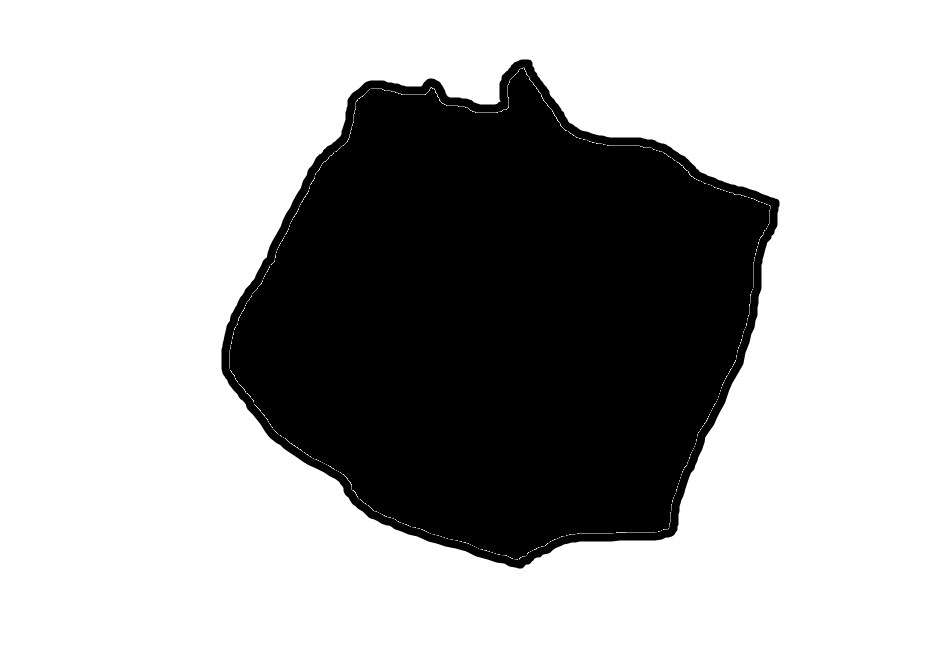
#> input picture data/img4.jpg, 941 x 648 px
$ python detect_corners.py
#> lines starting #> are read from the running program, lines starting #| are printed output that depends on the picture
#> in __read_image, image is the input picture: shape (648, 941, 3); min 0, max 255, mean 174.7
### boundary_operations.py
import math
import warnings
import numpy as np
from image_processing_error import BoundaryError


class BoundaryOperations:
    @staticmethod
    def get_min_bounding_rect(convexhull):
        if len(convexhull) < 4:
            raise BoundaryError("convexhull should have at least 4 points")
        else:
            convexhull = np.reshape(convexhull, (convexhull.shape[0], 2))

            # compute edges
            edges = np.subtract(convexhull[1:], convexhull[0:-1])

            # calculate angles
            angles = np.zeros(len(edges))
            for i in range(len(angles)):
                angles[i] = math.atan2(edges[i, 1], edges[i, 0])

            # get first quadrant angles
            angles = np.mod(angles, math.pi / 2)

            # get unique angles
            angles = np.unique(angles)

            rotations = np.vstack(
                [np.cos(angles), np.cos(angles - math.pi / 2), np.cos(angles + math.pi / 2), np.cos(angles)]).T
            rotations = rotations.reshape(-1, 2, 2)

            # rotate all points
            rot_points = np.dot(rotations, convexhull.T)

            # find border size and compute areas
            max_x = np.max(rot_points[:, 0], axis=1)
            min_x = np.min(rot_points[:, 0], axis=1)
            max_y = np.max(rot_points[:, 1], axis=1)
            min_y = np.min(rot_points[:, 1], axis=1)
            area = np.multiply(max_x - min_x, max_y - min_y)

            # get minimum area index
            min_area_index = np.argmin(area)

            x1 = max_x[min_area_index]
            x2 = min_x[min_area_index]
            y1 = max_y[min_area_index]
            y2 = min_y[min_area_index]
            r = rotations[min_area_index]

            bounding_box = np.zeros((4, 2))
            bounding_box[0] = np.dot([x1, y2], r)  # 2 1 0 3
            bounding_box[1] = np.dot([x2, y2], r)
            bounding_box[2] = np.dot([x2, y1], r)
            bounding_box[3] = np.dot([x1, y1], r)

            bounding_box = bounding_box.reshape((-1, 1, 2))
            return bounding_box

    @staticmethod
    def check_intersection(boundary, mask):
        # temp_mask_img = np.zeros(mask.shape).astype(np.uint8)  # for debugging
        # temp_mask_img[mask == 1] = 100

        if len(boundary) != 4:
            raise BoundaryError("must have four line segments")
        else:
            rows, cols = mask.shape
            # check and limit edges
            for i in range(len(boundary)):
                if boundary[i][0][0] > cols - 1:
                    boundary[i][0][0] = cols - 1
                elif boundary[i][0][0] < 0:
                    boundary[i][0][0] = 0

                if boundary[i][0][1] > rows - 1:
                    boundary[i][0][1] = rows - 1
                elif boundary[i][0][1] < 0:
                    boundary[i][0][1] = 0

            # cv2.polylines(temp_mask_img, boundary.astype(int), True, 255, 10, cv2.LINE_4)
            # cv2.imshow("intersection", temp_mask_img)

            line_equations = []
            for i in range(len(boundary)):
                j = i + 1
                if j == 4:
                    j = 0

                x0, y0 = boundary[i][0]
                x1, y1 = boundary[j][0]

                # check if vertical or horizontal line
                if abs(y1 - y0) < abs(x1 - x0):
                    if x0 > x1:  # line horizontal top, move down until intersection >= 0.7
                        ret = BoundaryOperations.adjust_horizontal_line(x1, y1, x0, y0, mask, False)
                    else:  # line horizontal bottom, move up until intersection >= 0.7
                        ret = BoundaryOperations.adjust_horizontal_line(x0, y0, x1, y1, mask, True)
                else:
                    if y0 > y1:  # line vertical right, move left until intersection >= 0.7
                        ret = BoundaryOperations.adjust_vertical_line(x1, y1, x0, y0, mask, False)
                    else:  # line vertical left, move right until intersection >= 0.7
                        ret = BoundaryOperations.adjust_vertical_line(x0, y0, x1, y1, mask, True)

                # cv2.line(temp_mask_img, ret[0].astype(int), ret[1].astype(int), 255, 4)
                # cv2.imshow("intersection", temp_mask_img)
                # cv2.waitKey(0)

                line_eq = BoundaryOperations.get_line_equation(ret[0], ret[1])  # returns m,c of y = mx + c
                line_equations.append(line_eq)

            new_boundary_points = []
            for i in range(len(line_equations)):
                j = i + 1
                if j == 4:
                    j = 0

                intersect = BoundaryOperations.get_line_intersection(line_equations[i], line_equations[j])
                if BoundaryOperations.is_point_inside(intersect, mask.shape):
                    new_boundary_points.append(intersect)

                    # cv2.circle(temp_mask_img, intersect.astype(int), 10, 255, 4)
                    # cv2.imshow("intersection", temp_mask_img)
                    # cv2.waitKey(0)

            return np.array(new_boundary_points).reshape((-1, 1, 2))

    @staticmethod
    def get_line_equation(point1, point2):
        # solve y_1 = m * x_1 + c,
        #       y_2 = m * x_2 + c
        # return m, c
        x_1 = point1[0]
        x_2 = point2[0]
        y_1 = point1[1]
        y_2 = point2[1]

        if x_1 == x_2:
            if y_1 == y_2:  # same point
                raise BoundaryError("Can't get line equation using same point")
            else:  # vertical line
                m, c = np.inf, x_1
        else:
            m = (y_1 - y_2) / (x_1 - x_2)
            c = (x_2 * y_1 - x_1 * y_2) / (x_2 - x_1)

        return m, c

    @staticmethod
    def is_point_inside(point, mask_shape):
        if (point[0] < 0) or (point[0] > mask_shape[1]):
            return False
        if (point[1] < 0) or (point[1] > mask_shape[0]):
            return False
        return True

    @staticmethod
    def get_line_intersection(line1, line2):
        # [5 lines of commented-out code are left out]
        m_1 = line1[0]
        m_2 = line2[0]
        c_1 = line1[1]
        c_2 = line2[1]

        if np.isinf(m_1):
            if np.isinf(m_2):  # parallel
                raise BoundaryError("Can't find intersection of parallel lines")
            else:
                x_intersect = c_1
                y_intersect = c_2 + m_2 * c_1
        elif np.isinf(m_2):
            x_intersect = c_2
            y_intersect = c_1 + m_1 * c_2
        else:
            if m_1 == m_2:  # parallel
                raise BoundaryError("Can't find intersection of parallel lines")
            else:
                x_intersect = (c_2 - c_1) / (m_1 - m_2)
                y_intersect = (m_1 * c_2 - m_2 * c_1) / (m_1 - m_2)

        return np.array([x_intersect, y_intersect])

    @staticmethod
    def adjust_horizontal_line(x0, y0, x1, y1, mask, is_bottom_line):
        rows, cols = mask.shape
        input_cords = np.array([[x0, y0], [x1, y1]])

        row_count = 0
        num_set = 0

        while 1:
            dx = x1 - x0
            dy = y1 - y0
            yi = 1

            if dy < 0:
                yi = -1
                dy = -dy

            d = 2 * dy - dx
            y = y0

            x = x0
            while x <= x1:
                x += 1

                rx = round(x)
                ry = round(y)

                # Check limits
                if ry < 0:
                    ry = 0
                if ry > rows - 1:
                    ry = rows - 1
                if rx < 0:
                    rx = 0
                if rx > cols - 1:
                    rx = cols - 1

                num_set += mask[ry, rx]
                row_count += 1

                # increment y if line has a slope greater than a given value, initially y = 0.5x
                if d > 0:
                    y = y + yi
                    d = d - 2 * dx  # increase slope threshold, eg y = 1.5x

                d = d + 2 * dy  # decrease slope threshold, eg y = 0.25x

            pc = np.divide(num_set, row_count)
            if pc < 0.7:
                if is_bottom_line:
                    y0 = y0 - 1
                    y1 = y1 - 1
                    if (y0 < 0) or (y1 < 0):  # intersection criteria not met
                        warnings.warn("intersection criteria not met", RuntimeWarning)
                        return input_cords
                else:
                    y0 = y0 + 1
                    y1 = y1 + 1
                    if (y0 >= rows) or (y1 >= rows):  # intersection criteria not met
                        warnings.warn("intersection criteria not met", RuntimeWarning)
                        return input_cords

                num_set = 0
                row_count = 0
            else:
                break

        return np.array([[x0, y0], [x1, y1]])

    @staticmethod
    def adjust_vertical_line(x0, y0, x1, y1, mask, is_left_line):
        rows, cols = mask.shape
        input_cords = np.array([[x0, y0], [x1, y1]])

        col_count = 0
        num_set = 0

        while 1:
            dx = x1 - x0
            dy = y1 - y0
            xi = 1

            if dx < 0:
                xi = -1
                dx = -dx

            d = 2 * dx - dy
            x = x0

            y = y0
            while y <= y1:
                y += 1

                rx = round(x)
                ry = round(y)

                # Check limits
                if ry < 0:
                    ry = 0
                if ry > rows - 1:
                    ry = rows - 1
                if rx < 0:
                    rx = 0
                if rx > cols - 1:
                    rx = cols - 1

                num_set += mask[ry, rx]
                col_count += 1

                if d > 0:
                    x = x + xi
                    d = d - 2 * dy

                d = d + 2 * dx

            pc = np.divide(num_set, col_count)

            if pc < 0.7:
                if is_left_line:
                    x0 = x0 + 1
                    x1 = x1 + 1
                    if (x0 > cols) or (x1 > cols):
                        warnings.warn("intersection criteria not met", RuntimeWarning)
                        return input_cords
                else:
                    x0 = x0 - 1
                    x1 = x1 - 1
                    if (x0 < 0) or (x1 < 0):
                        warnings.warn("intersection criteria not met", RuntimeWarning)
                        return input_cords

                num_set = 0
                col_count = 0
            else:
                break

        return np.array([[x0, y0], [x1, y1]])

### detect_corners.py
import numpy as np
import cv2
from image_processing_error import CornerDetectError
from boundary_operations import BoundaryOperations
from constants import ImageProcessingConsts


class DetectCorners:
    def __init__(self, image_path):
        self.__image_path = image_path
        self.__image_gray = None
        self.__image_original = None
        self.__mask = None
        self.__read_image()

    def detect_plate_corners(self):
        if self.__image_original is not None and self.__mask is not None:
            img_edges = DetectCorners.detect_edges(self.__image_gray)  # get edges of image object
            convexhull = DetectCorners.get_largest_segment_convexhull(img_edges)
            bounding_box = BoundaryOperations.get_min_bounding_rect(convexhull)

            #  optimize bounding box
            bounding_box_adjusted = BoundaryOperations.check_intersection(bounding_box, self.__mask)

            # DO NOT DELETE
            # used for testing - showing image with bounding boxes
            b_box = np.reshape(bounding_box_adjusted, (4, 2))
            b_box = np.int32(b_box)
            cv2.circle(self.__image_original, b_box[0], ImageProcessingConsts.CORNER_MARKER_RADIUS,
                       ImageProcessingConsts.COLOR_RED, ImageProcessingConsts.LINE_WIDTH)
            cv2.circle(self.__image_original, b_box[1], ImageProcessingConsts.CORNER_MARKER_RADIUS,
                       ImageProcessingConsts.COLOR_RED, ImageProcessingConsts.LINE_WIDTH)
            cv2.circle(self.__image_original, b_box[2], ImageProcessingConsts.CORNER_MARKER_RADIUS,
                       ImageProcessingConsts.COLOR_RED, ImageProcessingConsts.LINE_WIDTH)
            cv2.circle(self.__image_original, b_box[3], ImageProcessingConsts.CORNER_MARKER_RADIUS,
                       ImageProcessingConsts.COLOR_RED, ImageProcessingConsts.LINE_WIDTH)
            cv2.line(self.__image_original, b_box[0], b_box[1], ImageProcessingConsts.COLOR_BLUE,
                     ImageProcessingConsts.LINE_WIDTH)
            cv2.line(self.__image_original, b_box[1], b_box[2], ImageProcessingConsts.COLOR_BLUE,
                     ImageProcessingConsts.LINE_WIDTH)
            cv2.line(self.__image_original, b_box[2], b_box[3], ImageProcessingConsts.COLOR_BLUE,
                     ImageProcessingConsts.LINE_WIDTH)
            cv2.line(self.__image_original, b_box[3], b_box[0], ImageProcessingConsts.COLOR_BLUE,
                     ImageProcessingConsts.LINE_WIDTH)

            cv2.imshow("bbox", self.__image_original)
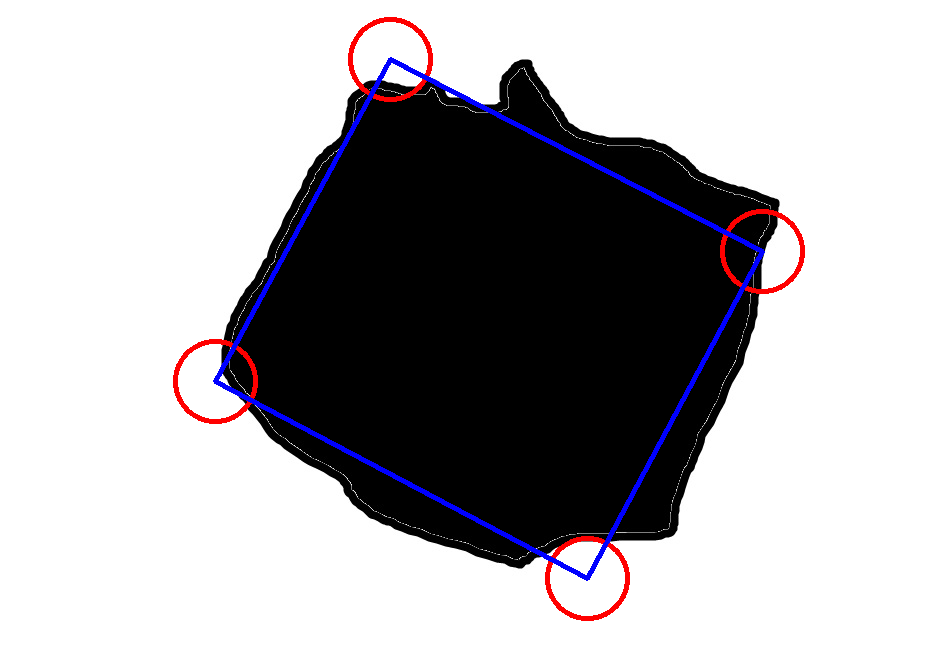
#> window 'bbox': shape (648, 941, 3); mean B, G, R 176.1, 172.8, 174.8
            cv2.waitKey(0)

            return bounding_box_adjusted

    def __read_image(self):
        image = cv2.imread(self.__image_path)
        self.__image_original = image
        self.__image_gray = cv2.cvtColor(image, cv2.COLOR_BGR2GRAY)
        self.__mask = np.where(self.__image_gray > ImageProcessingConsts.MASK_THRESHOLD, 0, 1).astype('uint8')

    @staticmethod
    def detect_edges(image):
        edges = cv2.Canny(image, 100, 200)
        return edges

    @staticmethod
    def get_largest_segment_convexhull(mask):
        contours, hierarchy = cv2.findContours(mask, cv2.RETR_EXTERNAL, cv2.CHAIN_APPROX_SIMPLE)
        if len(contours) > 0:
            contours = sorted(contours, key=cv2.contourArea, reverse=True)
            hull = cv2.convexHull(contours[0])
            return hull
        else:
            raise CornerDetectError("No contours found")


if __name__ == "__main__":
    img_path = "data/img4.jpg"
    corner_detector = DetectCorners(img_path)
    corner_detector.detect_plate_corners()

$ run again, with data/img1.jpg copied over data/img4.jpg
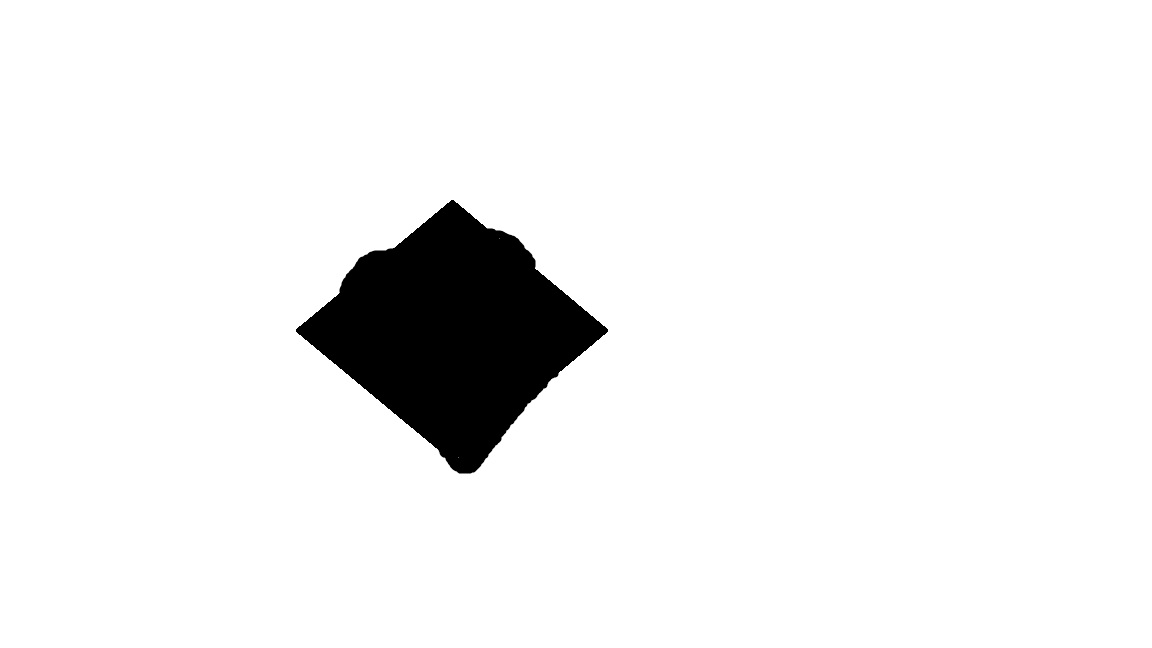
#> input picture data/img1.jpg, 1152 x 648 px
#> in __read_image, image is the input picture: shape (648, 1152, 3); min 0, max 255, mean 240
#> in detect_plate_corners, `cv2.imshow("bbox", self.__image_original)`:
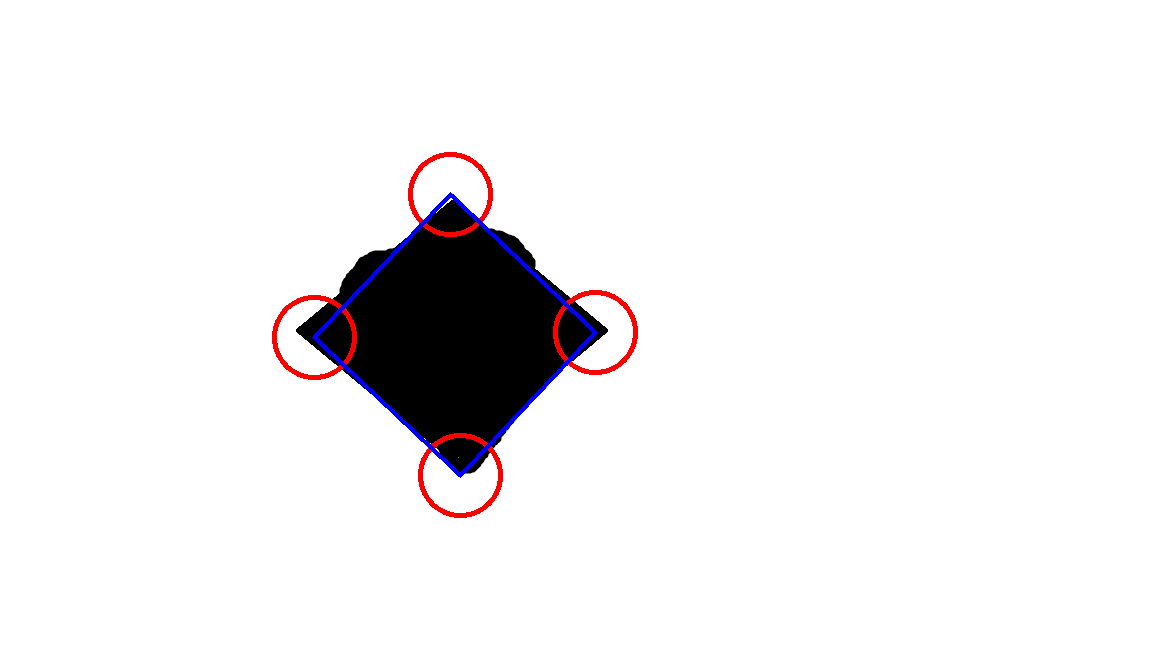
#> window 'bbox': shape (648, 1152, 3); mean B, G, R 239.7, 238.5, 240.2

$ run again, with data/img2.jpg copied over data/img4.jpg
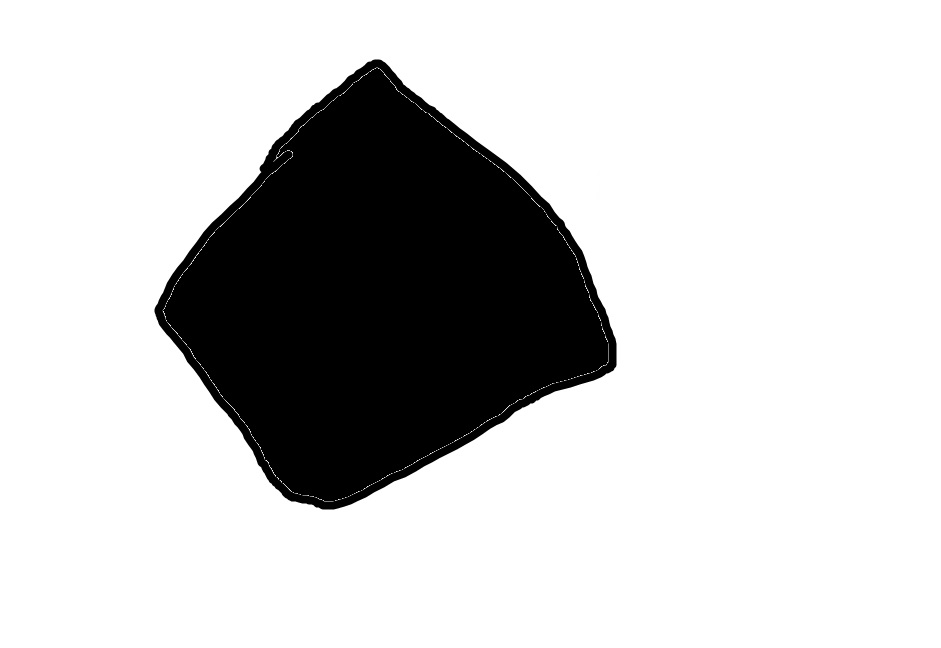
#> input picture data/img2.jpg, 941 x 648 px
#> in __read_image, image is the input picture: shape (648, 941, 3); min 0, max 255, mean 203.1
#> in detect_plate_corners, `cv2.imshow("bbox", self.__image_original)`:
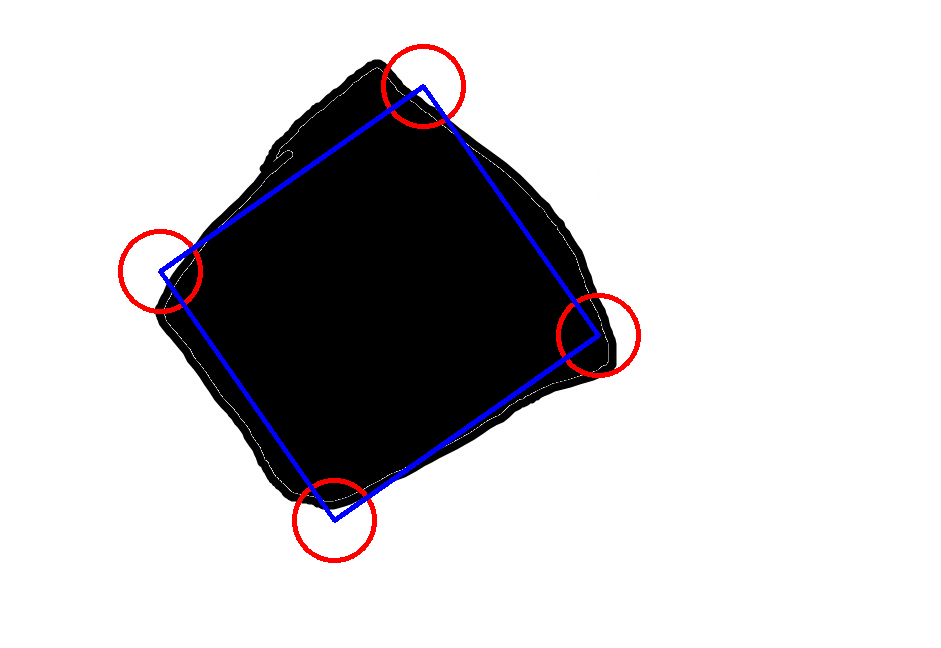
#> window 'bbox': shape (648, 941, 3); mean B, G, R 204.1, 201.6, 203.6
